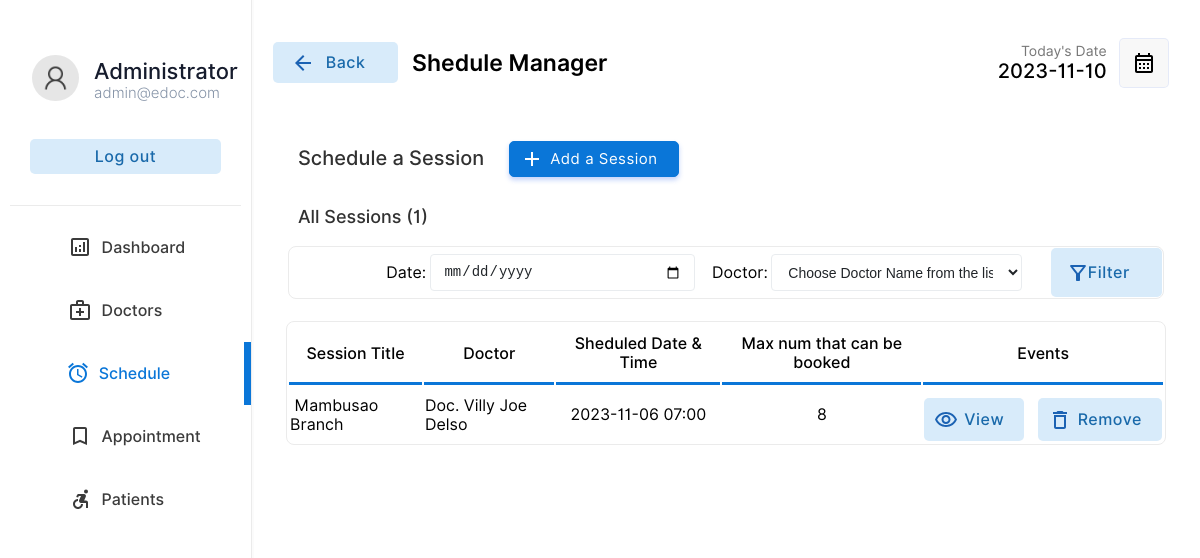
Page /admin/schedule.php (signed in) on the earlier database version.
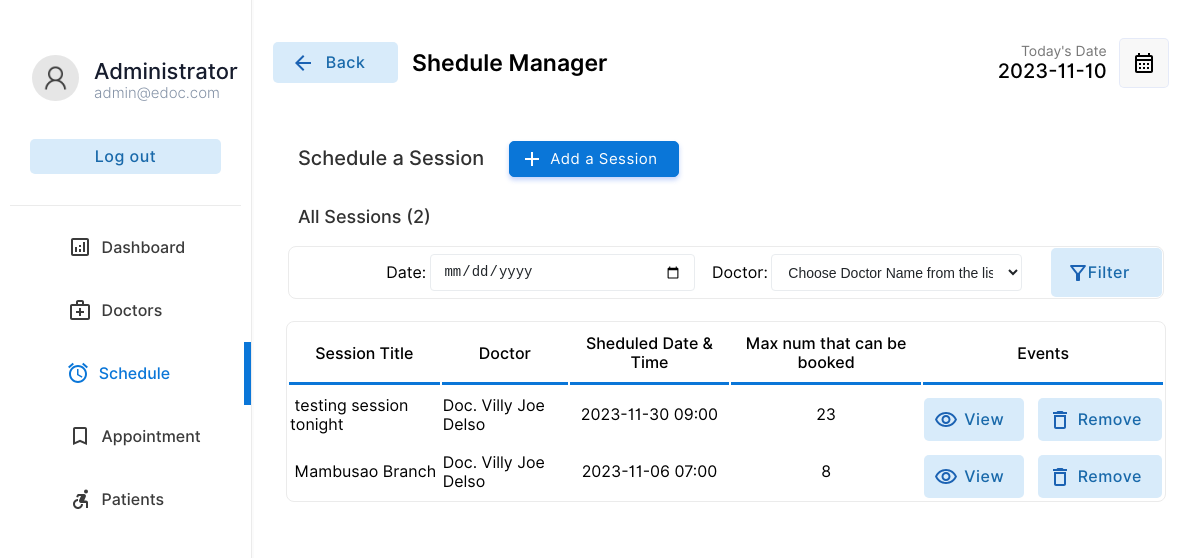
Same page on the later database version.
### tables this page shows
CREATE TABLE `schedule` (
  `scheduleid` int(11) NOT NULL,
  `docid` varchar(255) DEFAULT NULL,
  `title` varchar(255) DEFAULT NULL,
  `scheduledate` date DEFAULT NULL,
  `scheduletime` time DEFAULT NULL,
  `nop` int(4) DEFAULT NULL
);

CREATE TABLE `doctor` (
  `docid` int(11) NOT NULL,
  `docemail` varchar(255) DEFAULT NULL,
  `docname` varchar(255) DEFAULT NULL,
  `docpassword` varchar(255) DEFAULT NULL,
  `docnic` varchar(15) DEFAULT NULL,
  `doctel` varchar(15) DEFAULT NULL,
  `specialties` int(2) DEFAULT NULL
);

### admin/schedule.php (the view, shortened to what the changed rows need)
<?php
include("../connection.php");
?>
<!DOCTYPE html>
<html lang="en">
<head>
    <link rel="stylesheet" href="../css/animations.css">
    <link rel="stylesheet" href="../css/main.css">
    <link rel="stylesheet" href="../css/admin.css">
</head>
<body>
        <div class="dash-body">
            <table border="0" width="100%" style=" border-spacing: 0;margin:0;padding:0;margin-top:25px; ">
                            <?php
                        $list110 = $database->query("select  * from  schedule;");
                        ?>
                <tr>
                    <td colspan="4" style="padding-top:10px;width: 100%;" >
                        <p class="heading-main12" style="margin-left: 45px;font-size:18px;color:rgb(49, 49, 49)">All Sessions (<?php echo $list110->num_rows; ?>)</p>
                    </td>
                </tr>
                <?php
                    if($_POST){
                        $sqlpt1="";
                        if(!empty($_POST["sheduledate"])){
                            $sheduledate=$_POST["sheduledate"];
                            $sqlpt1=" schedule.scheduledate='$sheduledate' ";
                        }
                        $sqlpt2="";
                        if(!empty($_POST["docid"])){
                            $docid=$_POST["docid"];
                            $sqlpt2=" doctor.docid=$docid ";
                        }
                        $sqlmain= "select schedule.scheduleid,schedule.title,doctor.docname,schedule.scheduledate,schedule.scheduletime,schedule.nop from schedule inner join doctor on schedule.docid=doctor.docid ";
                        $sqllist=array($sqlpt1,$sqlpt2);
                        $sqlkeywords=array(" where "," and ");
                        $key2=0;
                        foreach($sqllist as $key){
                            if(!empty($key)){
                                $sqlmain.=$sqlkeywords[$key2].$key;
                                $key2++;
                            };
                        };
                    }else{
                        $sqlmain= "select schedule.scheduleid,schedule.title,doctor.docname,schedule.scheduledate,schedule.scheduletime,schedule.nop from schedule inner join doctor on schedule.docid=doctor.docid  order by schedule.scheduledate desc";
                    }
                ?>
                <tr>
                   <td colspan="4">
                       <center>
                        <div class="abc scroll">
                        <table width="93%" class="sub-table scrolldown" border="0">
                        <thead>
                        <tr>
                                <th class="table-headin">
                                Session Title
                                </th>
                                <th class="table-headin">
                                    Doctor
                                </th>
                                <th class="table-headin">
                                    Sheduled Date & Time
                                </th>
                                <th class="table-headin">
                                Max num that can be booked
                                </th>
                                <th class="table-headin">
                                    Events
                                </tr>
                        </thead>
                        <tbody>
                            <?php
                                $result= $database->query($sqlmain);
                                if($result->num_rows==0){
                                    echo '<tr>
                                    <td colspan="4">
                                    <br><br><br><br>
                                    <center>
                                    <img src="../img/notfound.svg" width="25%">
                                    <br>
                                    <p class="heading-main12" style="margin-left: 45px;font-size:20px;color:rgb(49, 49, 49)">We  couldnt find anything related to your keywords !</p>
                                    <a class="non-style-link" href="schedule.php"><button  class="login-btn btn-primary-soft btn"  style="display: flex;justify-content: center;align-items: center;margin-left:20px;">&nbsp; Show all Sessions &nbsp;</font></button>
                                    </a>
                                    </center>
                                    <br><br><br><br>
                                    </td>
                                    </tr>';
                                }
                                else{
                                for ( $x=0; $x<$result->num_rows;$x++){
                                    $row=$result->fetch_assoc();
                                    $scheduleid=$row["scheduleid"];
                                    $title=$row["title"];
                                    $docname=$row["docname"];
                                    $scheduledate=$row["scheduledate"];
                                    $scheduletime=$row["scheduletime"];
                                    $nop=$row["nop"];
                                    echo '<tr>
                                        <td> &nbsp;'.
                                        substr($title,0,30)
                                        .'</td>
                                        <td>
                                        '.substr($docname,0,20).'
                                        </td>
                                        <td style="text-align:center;">
                                            '.substr($scheduledate,0,10).' '.substr($scheduletime,0,5).'
                                        </td>
                                        <td style="text-align:center;">
                                            '.$nop.'
                                        </td>
                                        <td>
                                        <div style="display:flex;justify-content: center;">
                                        <a href="?action=view&id='.$scheduleid.'" class="non-style-link"><button  class="btn-primary-soft btn button-icon btn-view"  style="padding-left: 40px;padding-top: 12px;padding-bottom: 12px;margin-top: 10px;"><font class="tn-in-text">View</font></button></a>
                                       &nbsp;&nbsp;&nbsp;
                                       <a href="?action=drop&id='.$scheduleid.'&name='.$title.'" class="non-style-link"><button  class="btn-primary-soft btn button-icon btn-delete"  style="padding-left: 40px;padding-top: 12px;padding-bottom: 12px;margin-top: 10px;"><font class="tn-in-text">Remove</font></button></a>
                                        </div>
                                        </td>
                                    </tr>';
                                }
                            }
                            ?>
                            </tbody>
                        </table>
                        </div>
                        </center>
                   </td>
                </tr>
            </table>
        </div>
</body>
</html>

Differences in the rows shown:
added schedule: title "testing session tonight", docid.docname "Doc. Villy Joe Delso", scheduledate "2023-11-30", scheduletime "09:00", nop "23"
Other differences:
$list110->num_rows: "1" → "2"
